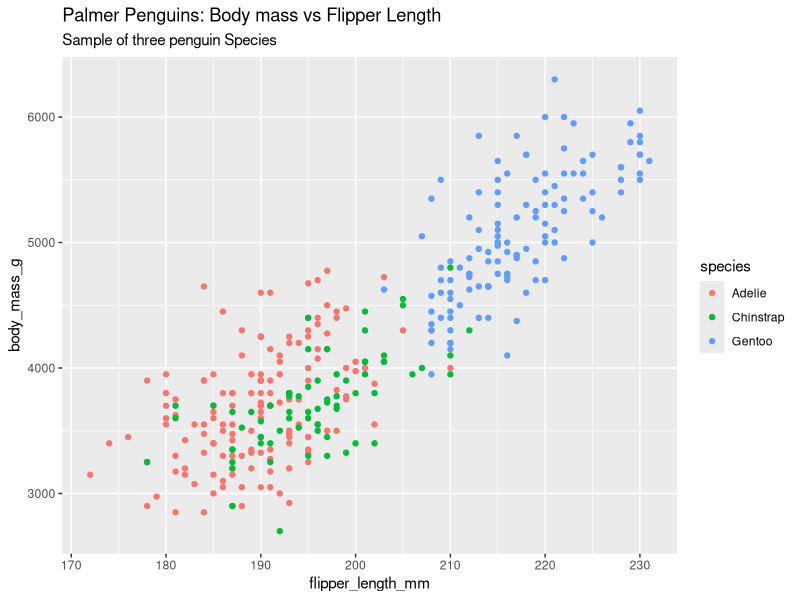
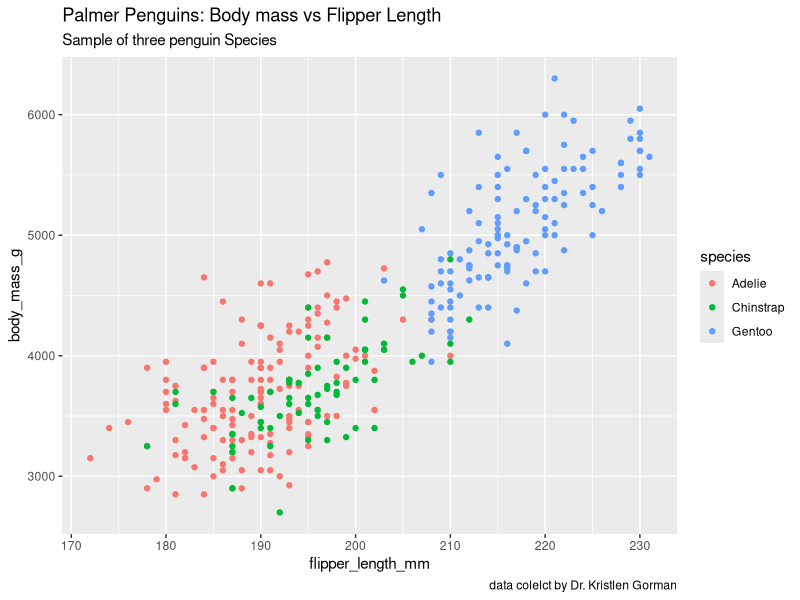
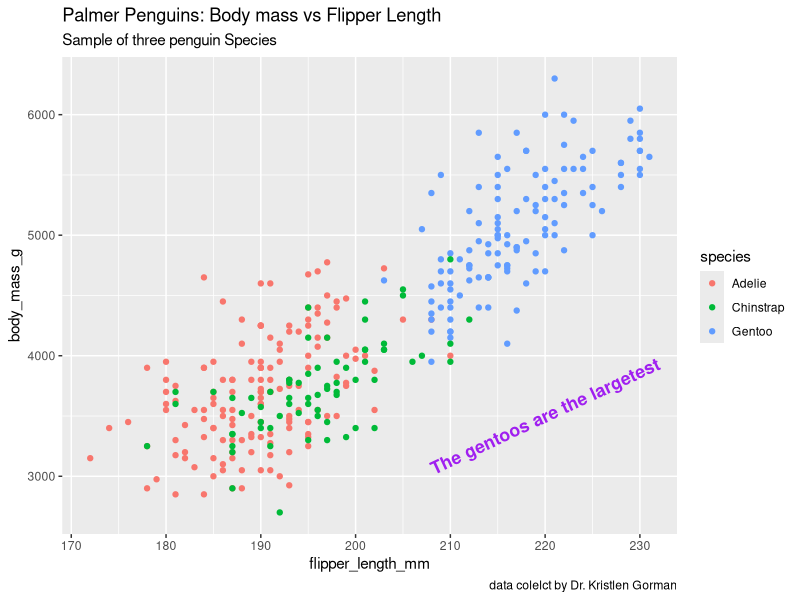
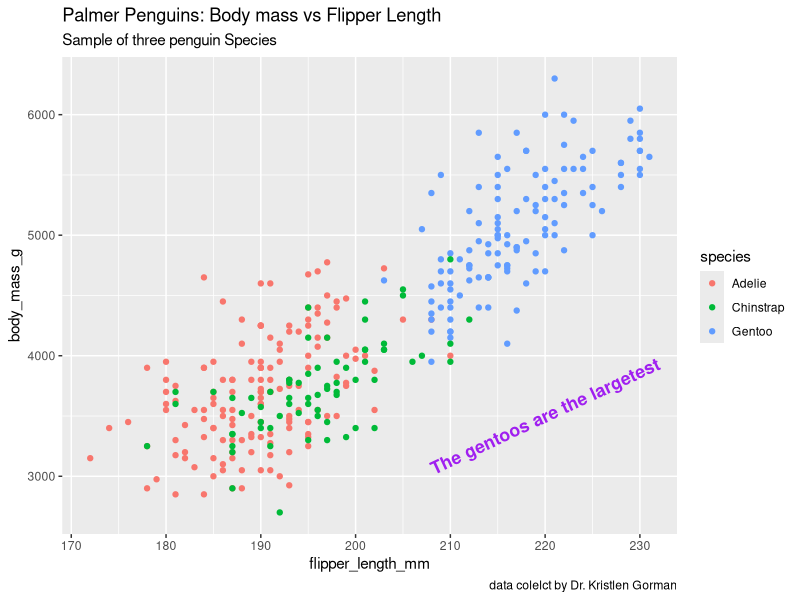

The R source for these figures, in order:
library(ggplot2)
library(palmerpenguins)

# Add the title, sub-title in the header of plot
ggplot(data = penguins) +
  geom_point(mapping =  aes(x = flipper_length_mm, y = body_mass_g, color = species)) +
  labs(title =  "Palmer Penguins: Body mass vs Flipper Length", subtitle = "Sample of three penguin Species")

## add caption in the bottom right
ggplot(data = penguins) +
  geom_point(mapping =  aes(x = flipper_length_mm, y = body_mass_g, color = species)) +
  labs(title =  "Palmer Penguins: Body mass vs Flipper Length", subtitle = "Sample of three penguin Species",
       caption = "data colelct by Dr. Kristlen Gorman")

## annotate functions to add note 


ggplot(data = penguins) +
  geom_point(mapping =  aes(x = flipper_length_mm, y = body_mass_g, color = species)) +
  labs(title =  "Palmer Penguins: Body mass vs Flipper Length",
       subtitle = "Sample of three penguin Species",
       caption = "data colelct by Dr. Kristlen Gorman") +
  annotate(
    "text",
    x = 220,
    y = 3500,
    label = "The gentoos are the largetest",
    color = 'purple', # specify color
    fontface = 'bold', # font 
    size = 4.5, # font size,
    angle = 25 # add angel to text
  )

# Assign
p <- ggplot(data = penguins) +
  geom_point(mapping =  aes(x = flipper_length_mm, y = body_mass_g, color = species)) +
  labs(title =  "Palmer Penguins: Body mass vs Flipper Length",
       subtitle = "Sample of three penguin Species",
       caption = "data colelct by Dr. Kristlen Gorman")

## continue to add other function
p +  annotate(
  "text",
  x = 220,
  y = 3500,
  label = "The gentoos are the largetest",
  color = 'purple',
  # specify color
  fontface = 'bold',
  # font
  size = 4.5,
  # font size,
  angle = 25 # add angel to text
)